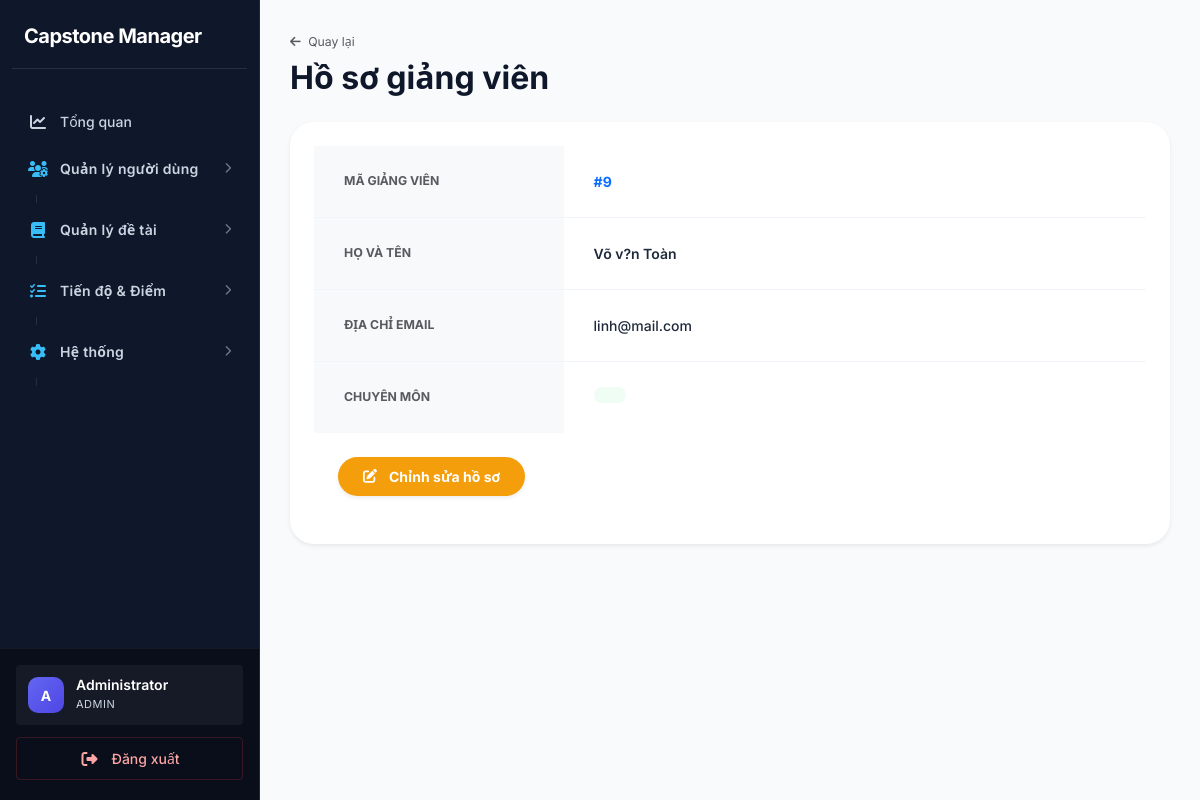
/index.php?page=lecturer-show&id=9 (signed in), run on the app's committed database.
### tables this page shows
CREATE TABLE `lecturers` (
  `id` int(11) NOT NULL,
  `user_id` int(11) DEFAULT NULL,
  `full_name` varchar(150) DEFAULT NULL,
  `expertise` text DEFAULT NULL,
  `quota` int(11) DEFAULT 8,
  `created_at` timestamp NOT NULL DEFAULT current_timestamp(),
  `faculty` varchar(100) DEFAULT NULL
);

CREATE TABLE `users` (
  `id` int(11) NOT NULL,
  `email` varchar(100) NOT NULL,
  `password` varchar(255) NOT NULL,
  `role` enum('admin','student','lecturer') NOT NULL DEFAULT 'student',
  `status` enum('active','locked') DEFAULT 'active',
  `created_at` timestamp NOT NULL DEFAULT current_timestamp()
);

### app/controllers/LecturerController.php (called while the page is built, shortened)
<?php
class LecturerController {
    private $lecturerModel;
    public function __construct() {
        $this->lecturerModel = new Lecturer();
    }
    public function show() {
        $id       = (int)($_GET['id'] ?? 0);
        $lecturer = $this->lecturerModel->find($id);
        require '../app/views/lecturers/show.php';
    }
}

### core/Database.php (called while the page is built)
<?php
class Database {
    private static $instance = null;
    private $conn;
    private $host = DB_HOST;
    private $dbname = DB_NAME;
    private $username = DB_USER;
    private $password = DB_PASS;
    private function __construct(){
        try{
            $this->conn = new PDO(
                "mysql:host={$this->host};dbname={$this->dbname};charset=utf8mb4",
                $this->username,
                $this->password
            );
            $this->conn->setAttribute(
                PDO::ATTR_ERRMODE,
                PDO::ERRMODE_EXCEPTION
            );
            $this->conn->setAttribute(
                PDO::ATTR_DEFAULT_FETCH_MODE,
                PDO::FETCH_ASSOC
            );
        }catch(PDOException $e){
            die("Database Error: " . $e->getMessage());
        }
    }
    public static function getInstance(){
        if(self::$instance == null){
            self::$instance = new Database();
        }
        return self::$instance;
    }
    public function getConnection(){
        return $this->conn;
    }
}

### app/models/Lecturer.php (called while the page is built, shortened)
<?php
class Lecturer {
    private $conn;
    public function __construct() {
        $this->conn = Database::getInstance()->getConnection();
    }
    public function find($id) {
        $stmt = $this->conn->prepare("
            SELECT lecturers.*, users.email
            FROM lecturers
            JOIN users ON users.id = lecturers.user_id
            WHERE lecturers.id = ?");
        $stmt->execute([$id]);
        return $stmt->fetch(PDO::FETCH_ASSOC);
    }
}

### app/views/lecturers/show.php (the view, shortened to what this page needs)
<?php require '../app/views/layouts/header.php'; ?>
<?php require '../app/views/layouts/sidebar.php'; ?>
<div class="main-content" style="padding: 30px; background-color: #f8fafc; min-height: 100vh;">
    <div class="mb-4">
        <a href="index.php?page=lecturers" class="text-decoration-none text-muted small"><i class="fa-solid fa-arrow-left me-1"></i> Quay lại</a>
        <h2 class="fw-bold mt-2">Hồ sơ giảng viên</h2>
    </div>
    <div class="card border-0 shadow-sm" style="border-radius: 24px; border: 1px solid #f1f5f9; overflow: hidden;">
        <div class="card-body p-0">
            <table class="table mb-0">
                <tbody>
                    <tr>
                        <td style="width: 30%; padding: 25px 30px;" class="fw-bold text-muted bg-light small">MÃ GIẢNG VIÊN</td>
                        <td style="padding: 25px 30px;" class="fw-bold text-primary">#<?= $lecturer['id'] ?></td>
                    </tr>
                    <tr>
                        <td style="padding: 25px 30px;" class="fw-bold text-muted bg-light small">HỌ VÀ TÊN</td>
                        <td style="padding: 25px 30px;" class="fw-semibold"><?= htmlspecialchars($lecturer['full_name']) ?></td>
                    </tr>
                    <tr>
                        <td style="padding: 25px 30px;" class="fw-bold text-muted bg-light small">ĐỊA CHỈ EMAIL</td>
                        <td style="padding: 25px 30px;"><?= htmlspecialchars($lecturer['email']) ?></td>
                    </tr>
                    <tr>
                        <td style="padding: 25px 30px;" class="fw-bold text-muted bg-light small">CHUYÊN MÔN</td>
                        <td style="padding: 25px 30px;">
                            <span class="badge rounded-pill px-3 py-2" style="background: #f0fdf4; color: #16a34a; font-weight: 700;">
                            </span>
                        </td>
                    </tr>
                </tbody>
            </table>
        </div>
        <div class="card-footer bg-white p-4 border-0 d-flex gap-2">
            <a href="index.php?page=lecturer-edit&id=<?= $lecturer['id'] ?>" class="btn btn-warning rounded-pill px-4 fw-bold text-white shadow-sm">
                <i class="fa-solid fa-pen-to-square me-1"></i> Chỉnh sửa hồ sơ
            </a>
        </div>
    </div>
</div>
<?php require '../app/views/layouts/footer.php'; ?>

### public/assets/css/style.css (style rules this page uses)
:root { --primary: #0f172a; --primary-hover: #1e293b; --secondary: #475569; --success: #059669; --success-light: #d1fae5; --warning: #d97706; --warning-light: #fef3c7; --danger: #dc2626; --danger-light: #fee2e2; --info: #0284c7; --info-light: #e0f2fe; --sidebar-bg: #0f172a; --sidebar-text: #cbd5e1; --sidebar-hover: #1e293b; --sidebar-w: 260px; --bg: #f8f9fa; --surface: #ffffff; --border: #cbd5e1; --border-light: #e2e8f0; --text: #0f172a; --text-muted: #475569; --text-faint: #94a3b8; --radius-sm: 4px; --radius-md: 6px; --radius-lg: 8px; --radius-xl: 8px; --radius-2xl: 12px; --shadow-sm: 0 1px 2px rgba(0, 0, 0, 0.05); --shadow-md: 0 4px 6px -1px rgba(0, 0, 0, 0.1), 0 2px 4px -1px rgba(0, 0, 0, 0.06); --shadow-lg: 0 10px 15px -3px rgba(0, 0, 0, 0.1), 0 4px 6px -2px rgba(0, 0, 0, 0.05); --shadow-hover: 0 10px 15px -3px rgba(0, 0, 0, 0.1); --font: 'Inter', system-ui, -apple-system, sans-serif; --transition: all 0.2s ease-in-out; }
*, *::before, *::after { box-sizing: border-box; margin: 0; padding: 0; }
body { font-family: var(--font); background: var(--bg); color: var(--text); font-size: 14px; line-height: 1.5; -webkit-font-smoothing: antialiased; }
a { text-decoration: none; color: var(--info); transition: var(--transition); }
.main-content { margin-left: var(--sidebar-w); min-height: 100vh; padding: 32px; background: var(--bg); }
.card, .dashboard-box, .table-container, .form-container, .detail-container, .custom-card { background: var(--surface); border-radius: var(--radius-xl); border: 1px solid var(--border-light); box-shadow: var(--shadow-sm); padding: 24px; margin-bottom: 24px; }
.table { width: 100%; border-collapse: separate; border-spacing: 0; margin: 0; font-size: 14px; }
.table tbody td { padding: 14px 16px; vertical-align: middle; color: #1e293b; border-bottom: 1px solid #f1f5f9; font-weight: 500; }
.table tbody tr:last-child td { border-bottom: none; }
.btn { display: inline-flex; align-items: center; justify-content: center; gap: 8px; padding: 8px 16px; font-size: 14px; font-weight: 600; border: 1px solid transparent; border-radius: 6px; cursor: pointer; transition: all 0.2s ease; line-height: 1.5; }
.btn-warning { background: #f59e0b; color: #fff; }
.badge { display: inline-flex; align-items: center; justify-content: center; padding: 6px 12px; border-radius: 100px; font-size: 11px; font-weight: 700; text-transform: uppercase; letter-spacing: 0.5px; border: none; }

### data on the page
lecturers: id "9", full_name "Võ v?n Toàn", user.email "linh@mail.com"

### other printed values
$avatarChar "A"
$displayName "Administrator"
$_SESSION['user']['role'] "ADMIN"
